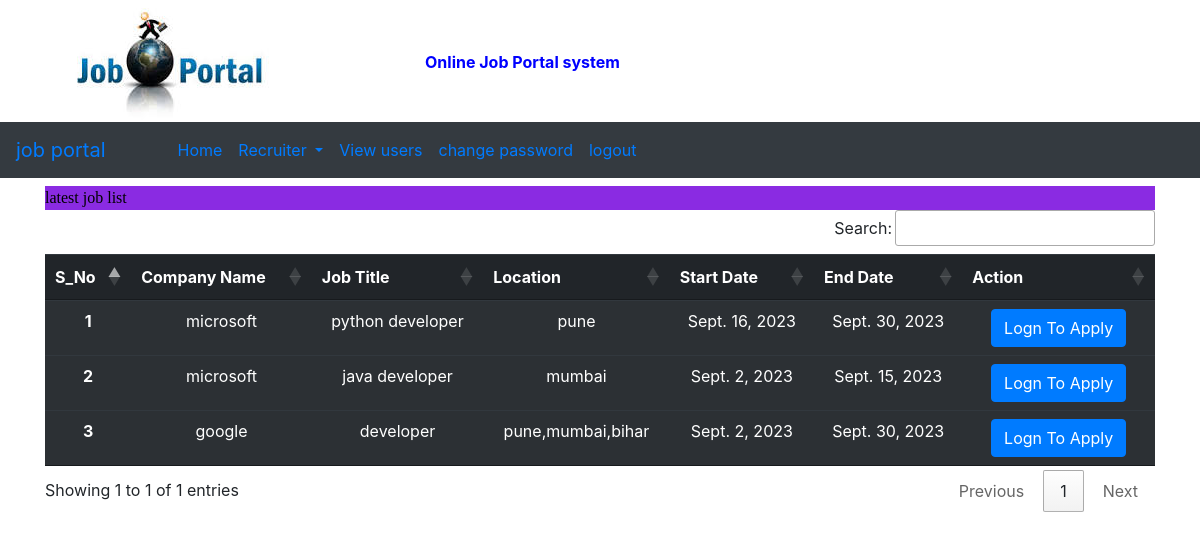
Screenshot of /latest_jobs/ with the database file from the repository.
### job/models.py (models this page shows, shortened)
class Job(models.Model):
    recruiter = models.ForeignKey(Recruiter, on_delete=models.CASCADE)
    start_time= models.DateField(null=True)
    last_time = models.DateField(null=True)
    title = models.CharField(max_length=20)
    salary = models.FloatField(max_length=100)
    desc = models.CharField(max_length=200)
    experience = models.CharField(max_length=50)
    image = models.FileField(null = True)
    location = models.CharField(max_length=100)
    skills = models.CharField(max_length=100)
    creationdate = models.DateField()#when the user post

class Recruiter(models.Model):
    user = models.ForeignKey(User, on_delete=models.CASCADE)
    phone = models.CharField(max_length=10)
    gender = models.CharField(max_length=20)
    type = models.CharField(max_length=20)
    image = models.FileField(null = True)
    company = models.CharField(max_length=100)
    status = models.CharField(max_length=50)

### job/views.py (the view)
# urls.py: path('latest_jobs/',views.latest_job,name="LatestJobs"),
def latest_job(request):
    job = Job.objects.all().order_by('-start_time')
    param = {"job":job}
    return render(request ,'latest_job.html',param)

### job/templates/latest_job.html (shortened to what this page needs)
{% extends 'admin_nav.html' %}
{%block body%}
<div class="container mt-2">
<marquee  style="font-family: cursive; color:black;background-color: blueviolet" direction="">latest job list </marquee>
<table class="table table-striped table-dark mt-2  text-center" id="example">
    <thead >
      <tr class="text-center">
        <th scope="col">S_No</th>
        <th scope="col">Company Name</th>
        <th scope="col">Job Title</th>
        <th scope="col">Location</th>
        <th scope="col">Start Date</th>
        <th scope="col">End Date</th>
        <th scope="col">Action</th>
      </tr>
    </thead>
    {% for i in job %}
    <tbody>
      <tr>
        <th scope="row">{{forloop.counter}}</th>
        <td>{{i.recruiter.company}}</td>
        <td>{{i.title}}</td>
        <td>{{i.location}}</td>
        <td>{{i.start_time}}</td>
        <td>{{i.last_time}}</td>
        <td><a href="/user_login" class="btn btn-primary mx-2">Logn To Apply</a>
      </tr>
    </tbody>
    {%endfor%}
  </table>
</div>
{%endblock%}

### job/templates/admin_nav.html (shortened to what this page needs)
<!doctype html>
<html lang="en">
<head>
  <link rel="stylesheet" href="https://cdn.jsdelivr.net/npm/bootstrap@4.0.0/dist/css/bootstrap.min.css"
>
    <link rel="stylesheet" href= https://cdn.datatables.net/1.13.6/css/jquery.dataTables.min.css>
    <link rel="stylesheet" href=https://cdn.datatables.net/buttons/2.4.1/css/buttons.dataTables.min.css>
</head>
{% load static%}
<div class="container">
  <div class="row">
    <div class="col-md-4">
      <img src="{% static 'images/job2.jpeg' %}">
    </div>
    <div class="col-md-4 myclass">
      <span  style="color: blue; ">
        <marquee behavior="alternate" direction="left"><b>Online Job Portal system </b></marquee>
    </span >
    </div>
  </div>
</div>
<nav class="navbar navbar-expand-lg primary bg-dark">
  <a class="navbar-brand" href="/">job portal</a>
  <div class="collapse navbar-collapse" id="navbarSupportedContent">
    <ul class="navbar-nav mr-auto">
      <li class="nav-item">
        <a class="nav-link ml-5" href="/admin_home">Home <span class="sr-only">(current)</span></a>
      </li>
      <li class="nav-item dropdown">
        <a class=" nav-link dropdown-toggle" href="#" data-toggle="dropdown"id="dropdownMenuButton" data-toggle="dropdown">
         Recruiter
        </a>
        </li>
      </li><li class="nav-item ">
        <a class="nav-link" href="/user_view">View users</a>
      </li>
      <li class="nav-item  ">
        <a class="nav-link" href="/change_pass_admin">change password</a>
      </li>
      <li class="nav-item  ">
        <a class="nav-link" href="/logout">logout</a>
      </li>
    </ul>
  </div>
</nav>
<body>
  {%block body%}
  {%endblock%}
</body>
</html>

### rows the page displays
Job: recruiter.company "microsoft", title "python developer", location "pune", start_time "Sept. 16, 2023", last_time "Sept. 30, 2023"
Job: recruiter.company "microsoft", title "java developer", location "mumbai", start_time "Sept. 2, 2023", last_time "Sept. 15, 2023"
Job: recruiter.company "google", title "developer", location "pune,mumbai,bihar", start_time "Sept. 2, 2023", last_time "Sept. 30, 2023"
